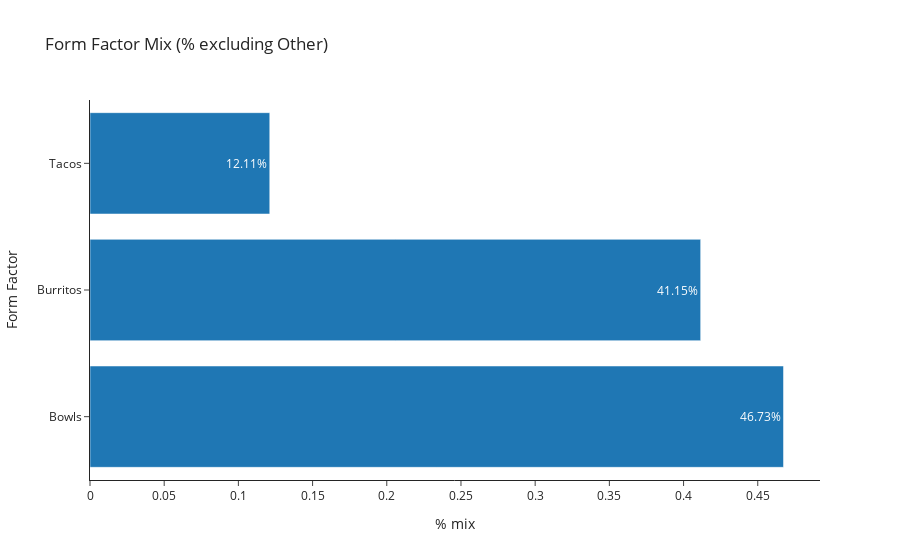

The code cell stored with this chart in its notebook:
### Code cell
data = df['form_factor'][(df['form_factor'] != 'Other')].value_counts(normalize = True).reset_index()
data.columns = ['form_factor','form_factor_perc']
# data_protein_prop.style.format({'perc_non_other':"{:.2%}"})
data['form_factor_perc_formatted'] = data['form_factor_perc'].apply(lambda x: "{:.2%}".format(x))
data

fig = px.bar(data, 
             x='form_factor_perc',y='form_factor',
             title='Form Factor Mix (% excluding Other)',
             text='form_factor_perc_formatted',
             labels={'form_factor':"Form Factor",'form_factor_perc':"% mix"},
             template='simple_white',
             orientation='h'
            )
fig.show()

### Figure 1 — Plotly figure (JSON) as saved in the notebook; plotly's stock layout.template omitted (floating-point values rounded to 4 significant figures)
{"data": [{"alignmentgroup": "True", "hovertemplate": "% mix=%{x}<br>Form Factor=%{y}<br>form_factor_perc_formatted=%{text}<extra></extra>", "legendgroup": "", "marker": {"color": "#1F77B4"}, "name": "", "offsetgroup": "", "orientation": "h", "showlegend": false, "text": ["46.73%", "41.15%", "12.11%"], "textposition": "auto", "type": "bar", "x": [0.4673, 0.4115, 0.1211], "xaxis": "x", "y": ["Bowls", "Burritos", "Tacos"], "yaxis": "y"}], "layout": {"barmode": "relative", "legend": {"tracegroupgap": 0}, "title": {"text": "Form Factor Mix (% excluding Other)"}, "xaxis": {"anchor": "y", "domain": [0, 1], "title": {"text": "% mix"}}, "yaxis": {"anchor": "x", "domain": [0, 1], "title": {"text": "Form Factor"}}}}
